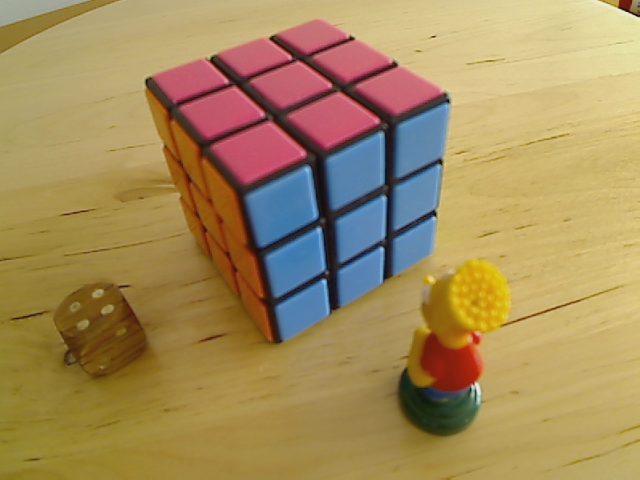
#> input picture images/cube3.png, 640 x 480 px; its folder holds 6 pictures in this run
$ jupyter execute DLT.ipynb
#> lines starting #> are read from the running program, lines starting #| are printed output that depends on the picture
### package/umucv/htrans.py
import numpy        as np
import numpy.linalg as la
import cv2          as cv


def vec(*argn):
    return np.array(argn)


# [6 lines left out: function col, not called in this run]


def row(*args):
    return col(*args).T


def jc(*args):
    return np.hstack(args)


def jr(*args):
    return np.vstack(args)


def homog(x):
    ax = np.array(x)
    uc = np.ones(ax.shape[:-1]+(1,))
    return np.append(ax,uc,axis=-1)


def inhomog(x):
    ax = np.array(x)
    return ax[..., :-1] / ax[...,[-1]]


def htrans(h,x):
    return inhomog(np.dot(homog(x) , h.T))


def kgen(sz,f):
    w,h = sz
    w2 = w / 2
    h2 = h / 2
    return np.array([[f*w2,0,   w2],
                     [0,  f*w2, h2],
                     [0,   0,   1 ]])


# matriz de calibración sencilla dada la
# resolución de la imagen y el fov horizontal en grados
# [18 lines left out: functions Kfov, desp, not called in this run]


def scale(s):
    return np.diag(np.append(s,1))


def unitary(v):
    return v / la.norm(v)


# [41 lines left out: functions rotation, rot3, lookat, lookat2, not called in this run]


def rmsreproj(view,model,transf):
    err = view - htrans(transf,model)
    return np.sqrt(np.mean(err.flatten()**2))


class Pose:
    # [35 lines left out: functions __init__, depthOfPoint, not called in this run]


# espacio nulo de una matriz que sirve para obtener el centro
# de la cámara
def null1(M):
    u,s,vt = la.svd(M)
    return vt[-1,:]


# [32 lines left out: functions rq, sepcam, rot1b, not called in this run]


def tiltH(K,d,a,b=0):
    H = K @ rot3(np.radians(-d)) @ rot1b(np.radians(-a)) @ rot3(np.radians(d+b)) @ la.inv(K)
    return H


def f_from_hfov(hfov):
    return 1/np.tan(hfov/2)


# [12 lines left out: functions tilt, untilt, not called in this run]

### notebooks/DLT.ipynb
# DLT

*Direct Linear Transform*

Método sencillo para estimar transformaciones proyectivas mediante la solución de un sistema de ecuaciones lineal.

[cell 1]
import numpy             as np
import cv2               as cv
import matplotlib.pyplot as plt

from matplotlib.pyplot   import imshow, subplot, plot

from umucv.htrans import htrans, homog, kgen, null1

def fig(w,h):
    plt.figure(figsize=(w,h))

def readrgb(file):
#> called with file = 'cube3.png'
    return cv.cvtColor( cv.imread('../images/'+file), cv.COLOR_BGR2RGB)

def rgb2gray(x):
    return cv.cvtColor(x,cv.COLOR_RGB2GRAY)
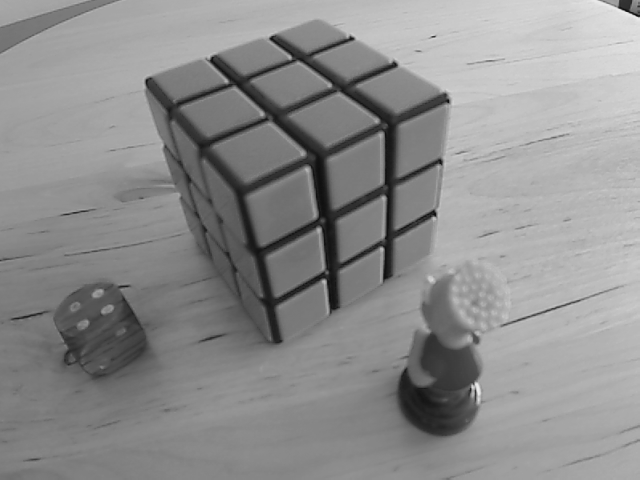
#> returned value: shape (480, 640); min 15, max 235, mean 141.3

## matriz fundamental

Algoritmo de los 8 puntos (o más).

Cada correspondencia entre puntos en la imagen izquierda $(x,y,1)$ y derecha $(p,q,1)$, datos conocidos, da lugar a una ecuación sobre los elementos de la matriz F.

$$\begin{bmatrix} x & y& 1\end{bmatrix} \begin{bmatrix} f_1 & f_2 & f_3 \\ f_4 & f_5 & f_6  \\ f_7 & f_8 & f_9 \end{bmatrix} \begin{bmatrix} p \\ q \\1\end{bmatrix} = 0$$

Esto es equivalente a

$$ \begin{bmatrix} px & py &  p & qx & qy & q & x & y & 1\end{bmatrix} \begin{bmatrix} f_1 \\ f_2 \\f_3 \\ f_4 \\ f_5 \\ f_6  \\ f_7 \\ f_8 \\ f_9 \end{bmatrix} = 0$$

Cada fila de la matriz de coeficientes (ecuación homogénea generada por cada correspondencia en el sistema cuya solución es F) se puede obtener como el "outer product" de los puntos correspondientes.

[cell 2]
v1 = np.array(
      [[ 278.,  343.],
       [ 335.,  312.],
       [ 386.,  279.],
       [ 433.,  254.],
       [ 270.,  304.],
       [ 332.,  272.],
       [ 389.,  238.],
       [ 434.,  210.],
       [ 260.,  253.],
       [ 324.,  218.],
       [ 389.,  186.],
       [ 442.,  160.],
       [ 244.,  189.],
       [ 317.,  158.],
       [ 390.,  125.],
       [ 447.,   97.],
       [ 204.,  147.],
       [ 276.,  114.],
       [ 340.,   87.],
       [ 395.,   64.],
       [ 172.,  107.],
       [ 238.,   83.],
       [ 302.,   55.],
       [ 355.,   39.],
       [ 146.,   81.],
       [ 210.,   58.],
       [ 273.,   37.],
       [ 318.,   21.]])

v2 = np.array(
      [[ 184.,  399.],
       [ 226.,  418.],
       [ 277.,  434.],
       [ 338.,  460.],
       [ 171.,  358.],
       [ 216.,  374.],
       [ 273.,  394.],
       [ 331.,  412.],
       [ 155.,  307.],
       [ 203.,  321.],
       [ 262.,  342.],
       [ 324.,  358.],
       [ 138.,  251.],
       [ 191.,  265.],
       [ 252.,  284.],
       [ 321.,  299.],
       [ 186.,  218.],
       [ 233.,  227.],
       [ 291.,  240.],
       [ 357.,  255.],
       [ 226.,  188.],
       [ 269.,  196.],
       [ 327.,  206.],
       [ 387.,  220.],
       [ 257.,  170.],
       [ 299.,  177.],
       [ 352.,  185.],
       [ 409.,  194.]])

x1 = rgb2gray(readrgb('cube3.png'))
x2 = rgb2gray(readrgb('cube4.png'))
#> call 2 of readrgb, with file = 'cube4.png'
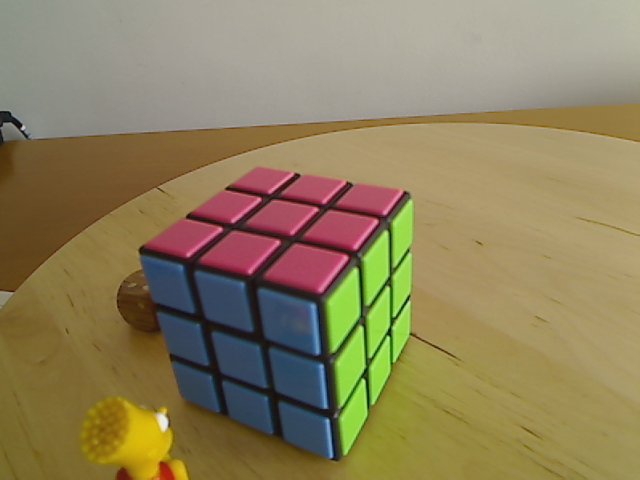
#> input picture images/cube4.png, 640 x 480 px
#> in rgb2gray (call 2), `return cv.cvtColor(x,cv.COLOR_RGB2GRAY)`:
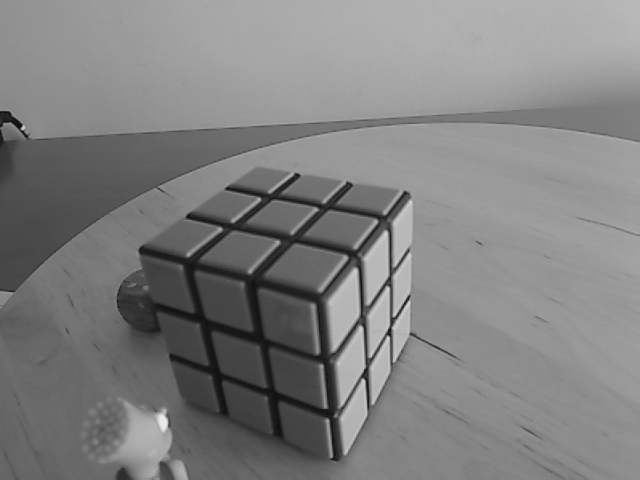
#> returned value: shape (480, 640); min 15, max 235, mean 128.3

fig(12,4)
subplot(1,2,1)
imshow(x1,'gray'); ax = plt.axis()
plot(v1[:,0],v1[:,1],'r.'); plt.axis(ax)
subplot(1,2,2)
imshow(x2,'gray')
plot(v2[:,0],v2[:,1],'r.'); plt.axis(ax);
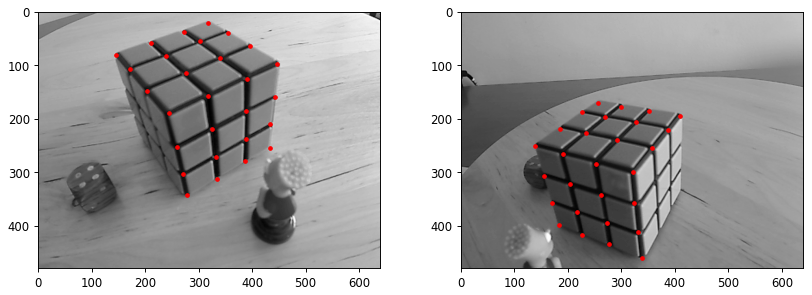
#> figure drawn by matplotlib, 2 panels

Cuando no hay outliers la matriz $F$ se puede obtener resolviendo un sencillo sistema de ecuaciones. En la práctica es mejor usar la siguiente función de OpenCV que admite correspondencias incorrectas.

[cell 3]
F,_ = cv.findFundamentalMat(v1,v2,cv.FM_LMEDS)
F

Comprobemos que funciona:

[cell 4]
[ x2 @ F @ x1 for x1,x2 in zip(homog(v1),homog(v2)) ]
#> Out = 28 values, max 0.0493 at index 11, min -0.0518 at index 0, mean -0.00188

[cell 5]
sum([ abs(x2 @ F @ x1) for x1,x2 in zip(homog(v1),homog(v2)) ])
#> Out = 0.353

No son ceros perfectos, pero el residuo es razonablemente pequeño, puede no estar mal del todo.

Vamos a calcular nosotros mismos la matriz fundamental resolviendo un sistema de ecuaciones homogéneo. Para que el sistema esté bien condicionado numéricamente es necesario trabajar con coordenadas del orden de 1, en vez de coordenadas de pixels, que al estar multiplicadas entre sí producen elementos de magnitudes muy descompensadas. Por tanto, vamos a normalizar los pixels, quitando la transformación de calibración, de modo que obtendremos inicialmente una aproximación a la matriz Esencial.

[cell 6]
from numpy.linalg import inv, svd

[cell 7]
K = kgen((640,480),1.6)

hn1 = homog(v1) @ inv(K).T
hn2 = homog(v2) @ inv(K).T

Formamos la matriz de coefientes del sistema homogéneo y lo resolvemos con `null1` (en su momento vimos (en el notebook de [sistemas de ecuaciones](sistecs.ipynb)) que es un sencillo algoritmo basado en la descomposición en valores singulares).

[cell 8]
dat = np.array([np.outer(x,y) for x,y in zip(hn2,hn1) ])
myE = null1(dat.reshape(-1,9)).reshape(3,3)

[cell 9]
myE

[cell 10]
[ x2 @ myE @ x1 for x1,x2 in zip(hn1,hn2) ]
#> Out = 28 values, max 0.00234 at index 19, min -0.00284 at index 11, mean -2.94e-07

Se cumple bastante bien la restricción en todas las correspondencias. Es muy simple ahora conseguir la matriz fundamental, que opera directamente con coordenadas de pixel:

[cell 11]
myF = inv(K).T @ myE @ inv(K)

[cell 12]
[ x2 @ myF @ x1 for x1,x2 in zip(homog(v1),homog(v2)) ]

Las condiciones se cumplen también muy bien sobre pixels crudos. Y los valores numéricos de nuestra matriz Fundamental son muy parecidos a los conseguidos por OpenCV. (Para comparar las matrices, que son homogéneas, es necesario ponerlas con una escala común, p.ej., dividiendo todo por el mayor elemento):

[cell 13]
myF = myF/myF[2,2]
myF

[cell 14]
F

Incluso conseguimos un residuo menor (!?):

[cell 15]
sum([ abs(x2 @ myF @ x1) for x1,x2 in zip(homog(v1),homog(v2)) ])
#> Out = 0.247
